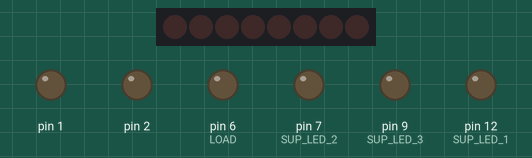
Simulated run of this sketch. Board: Arduino Mega 2560, built with avr-gcc and run on an emulated ATmega2560. On the bench: 8 shift-register outputs drawn as a row of LEDs (first output left, lit = HIGH), output pins drawn as LEDs (lit = HIGH). Pins used as bus, display or sensor lines are not drawn.

Above: at 0.1 s.
At 2.5 s:
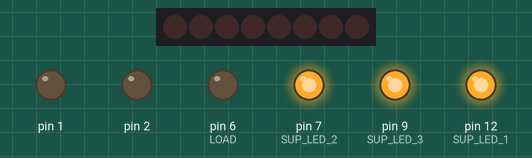
Timing chart, 0 to 4.0 s (numbered marks = the images above):
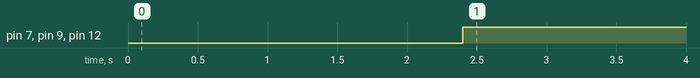

The sketch:

Supervisor_3.3V_LED_Test_Firmware.ino
```cpp
#include "supervisor_pinMap.h"

#include "shiftRegister.h"

//Assigning names for the function of the pendulum board

#define SUP_LED_1 DC_MOTOR_DIR1

#define SUP_LED_2 DC_MOTOR_DIR2

#define SUP_LED_3 SERVO_1

#define STU_ENABLE STUDENT_M_EN

#define DRIVE DC_MOTOR_EN

#define LOAD STEPP_STEP

shiftRegister shiftReg(MOSI, SCK, LATCH);


void setup() {
  // put your setup code here, to run once:

  pinMode (SUP_LED_1, OUTPUT);
  pinMode (SUP_LED_2, OUTPUT);
  pinMode (SUP_LED_3, OUTPUT);
  pinMode (STU_ENABLE, OUTPUT);
  pinMode (DRIVE, OUTPUT);
  pinMode (LOAD, OUTPUT);
  shiftReg.begin();


//flashLED();
}


void loop() {
//Initially setting all the pins low


 shiftReg.shiftWrite(DRIVE, LOW);
 digitalWrite (LOAD, LOW);
 shiftReg.shiftWrite(STU_ENABLE, LOW);
 digitalWrite (SUP_LED_1, HIGH);
 digitalWrite (SUP_LED_2, HIGH);
 digitalWrite (SUP_LED_3, HIGH);

  // Trying to turn the pins on without enable

  //delay(3000);
//  digitalWrite (STU_LED_1, HIGH);
 // delay(1000);
  //digitalWrite (STU_LED_1,  LOW);
  //digitalWrite (STU_LED_2, HIGH);
 // delay(1000);
  //digitalWrite (STU_LED_2, LOW);
  //digitalWrite (STU_LED_3, HIGH);
  //delay(1000);
  //digitalWrite (STU_LED_3, LOW);
  //digitalWrite (SUP_LED_1, HIGH);
  //delay(1000);
  //digitalWrite (SUP_LED_1, LOW);
  //digitalWrite (SUP_LED_2, HIGH);
 // delay(1000);
  //digitalWrite (SUP_LED_2, LOW);
 // digitalWrite (SUP_LED_3, HIGH);

  // Trying to turn the pins on with enable
 // delay(1000);
 // digitalWrite (STU_ENABLE, HIGH);
 // delay(1000);
 // digitalWrite (SUP_LED_3, LOW);
//  digitalWrite (STU_LED_1, HIGH);
 // delay(1000);
//  digitalWrite (STU_LED_1,  LOW);
//  digitalWrite (STU_LED_2, HIGH);
//  delay(1000);
 // digitalWrite (STU_LED_2, LOW);
 // digitalWrite (STU_LED_3, HIGH);
 // delay(1000);
 // digitalWrite (STU_LED_3, LOW);
 // digitalWrite (SUP_LED_1, HIGH);
 // delay(1000);
 // digitalWrite (SUP_LED_1, LOW);
 // digitalWrite (SUP_LED_2, HIGH);
 // delay(1000);
 // digitalWrite (SUP_LED_2, LOW);
  //digitalWrite (SUP_LED_3, HIGH);


}


void flashLED() {
  int count = 6;
  while (count) {
    digitalWrite (SUP_LED_1, HIGH);
    delay(500);
    digitalWrite (SUP_LED_1,  LOW);
    delay(200);
    count--;
  }
}
```

supervisor_pinMap.h
```cpp
/*  #Remote Labs Supervisor MCU PinMap

      Imogen Heard
      25/05/2022

*/

#ifndef supervisor_pinMap_h
#define supervisor_pinMap_h


// Arduino Compatable Pins

//Inputs

#define ENCODER_B           3
#define ENCODER_A           2
#define ENCODER_INDEX       4

#define STDNT_DC_M_DIR_2    A1
#define STDNT_DC_M_DIR_1    A0

#define STEPP_FLT           A5     // D19

#define LIMIT_1             18      //A4


#define STDNT_SRVO_RX_1     A2      // STDNT_SRVO_RX_2 Only available on SAMD21 Raw

#define THERMO              A3

#define DC_MOTOR_IS2        A6
#define DC_MOTOR_IS1        A7


// Outputs

#define LED_PCB            13

#define DC_MOTOR_PWM        10
#define DC_MOTOR_DIR1       12
#define DC_MOTOR_DIR2       7

#define STEPP_STEP          6

#define SERVO_1             9

#define PIXEL_DATA          5

// Shift Register
#define MOSI                11
#define SCK                 13
#define LATCH               8


// Shift Register Pins [Output Only] (needs shiftRegister.h to validate)

/*
   shiftRegister pins are defined using Q0 - Q7 notation. This avoids pin definition conflicts with arduino pins, regardless of the platform used.
*/


#define DC_MOTOR_EN          Q0
#define STUDENT_M_EN         Q1
#define STUDENT_STEP_EN      Q2
#define STUDENT_PIXEL_EN     Q3
#define STEPP_DIR            Q4
#define STEPP_RST            Q6
#define STEPP_SLP            Q5


#endif
```

shiftRegister.cpp
```cpp
/* shiftRegister.cpp

    Simple API for interacting with a 4094 shift register, and accessing pins in a similar manner to other arduino pins.

    Imogen Heard
    5.05.2022


*/


#include "shiftRegister.h"


// Constructor
// Passes pin definitions to shiftRegister Object

shiftRegister::shiftRegister(char pico_pin, char sck_pin, char latch_pin):
  dataPin(pico_pin),
  clockPin(sck_pin),
  latchPin(latch_pin)
{
}


void shiftRegister::begin(uint32_t baudrate) {
 // Serial.begin(baudrate);
  // while ( !Serial ) delay(10);   // Might be required for Nano IoT 33
  delay(2000);
  pinMode(dataPin, OUTPUT);
  pinMode(clockPin, OUTPUT);
  pinMode(latchPin, OUTPUT);
}


// Aims to mirror the function of digitalWrite but for shift register channels
void shiftRegister::shiftWrite(unsigned char bitmask, bool state) {
  if (state) {
    shiftState = shiftRegister::setBits(shiftState, bitmask);
  } else {
    bitmask = shiftRegister::flipAllBits(bitmask);
    shiftState = shiftRegister::clearBits(shiftState, bitmask);
  }
  shiftRegister::overwriteOutput(shiftState);
}


// Another function here to overwrite shiftstate? Does the same operation as overwriteOutput but also updates shiftState
void shiftRegister::overwriteState(unsigned char bite) {
  shiftState = bite;
  shiftRegister::overwriteOutput(shiftState);
}


// Function outputs the exact byte passed to shift register, regardless of previous data
// Note the only function that actually outputs to hardware so far - the rest are software functions only.
// It is best (at the moment) to track the current state of the shiftRegisters outputs, and use this to update this global byte, unless you want to totally
// overwrite all shift register outputs
void shiftRegister::overwriteOutput(unsigned char bite) {
  digitalWrite(latchPin, HIGH);
  delay(100);
  shiftOut(dataPin, clockPin, MSBFIRST, bite);
  delay(100);
  digitalWrite(latchPin, LOW);
}


#define LARGEST_PINNUMBER 30

// aims to tie shiftWrite and digitalWrite together such that any pinnumber can be passed to set the correct output.
// Making operation seamless between shift register pins and arduino
// VERY UNTESTED
// Probably need a better way of doing this
void shiftRegister::allWrite(unsigned char pinNumber, bool state) {
  if (pinNumber >= LARGEST_PINNUMBER) {
    shiftRegister::shiftWrite(pinNumber, state);
  } else {
    digitalWrite(pinNumber, state);
  }
}


void shiftRegister::allOff() {
  shiftState = 0b00000000;
  shiftRegister::overwriteOutput(shiftState);
}


// Bit operations used in backend to update the shiftState variable

// Only sets 1 bits in bitmask, leaves others unchanged
unsigned char shiftRegister::setBits(unsigned char currentData, unsigned char bitmask) {
  currentData |= bitmask;
  return currentData;
}

// Only resets 0 bits in bitmask, leaves others unchanged
unsigned char shiftRegister::clearBits(unsigned char currentData, unsigned char bitmask) {
  currentData &= bitmask;
  return currentData;
}


// Flips all 1 bits using bitmask
unsigned char shiftRegister::flipBits(unsigned char currentData, unsigned char bitmask) {
  currentData ^= bitmask;
  return currentData;
}


// Flips all the bits in a byte - very useful for generating bitmasks for mirroring digtalWrite function for shift register
unsigned char shiftRegister::flipAllBits(unsigned char bits) {
  bits = flipBits(bits, 0b11111111);
  return bits;
}


// Prints chars or bytes in binary for easy debugging
void shiftRegister::printByte(unsigned char bite) {
  char  buffer[2];
  for (int i = 0; i < 8; i++) {
    sprintf(buffer, "%d", !!((bite << i) & 0x80));
    Serial.print(buffer);
  }
  Serial.print("\n");
}


void shiftRegister::printState() {
  shiftRegister::printByte(shiftState);
}


// Runs through sequentially turning pins high then low to test all outputs
void shiftRegister::testShiftReg() {
  for (int i = 0; i < 8; i++) {
    shiftRegister::shiftWrite(shiftPinArray[i], HIGH);
    shiftRegister::printState();
    delay(200);
  }
  delay(1000);
  for (int i = 0; i < 8; i++) {
    shiftRegister::shiftWrite(shiftPinArray[i], LOW);
    shiftRegister::printState();
    delay(200);
  }
  delay(2000);
}
```

shiftRegister.h
```cpp
/* shiftRegister.h
    Simple API for interacting with a 4094 shift register, and accessing pins in a similar manner to other arduino pins.
    Imogen Heard
    5.05.2022
  Shiftregister pin defintions are tied to bitmasks that can be applied to the shiftregister output
  #define Q0 0b00000001
  #define Q1 0b00000010
  #define Q2 0b00000100
  #define Q3 0b00001000
  #define Q4 0b00010000
  #define Q5 0b00100000
  #define Q6 0b01000000
  #define Q7 0b10000000
*/


#ifndef shiftRegister_h
#define shiftRegister_h

#if (ARDUINO >=100)
#include <Arduino.h>
#else
#include <wProgram.h>
#endif


class shiftRegister
{
  public:

    // constructor
    shiftRegister(char pico_pin = 11, char sck_pin = 13, char latch_pin = 8);

    // Methods

    void begin(uint32_t baudrate = 115200);                                               // Begin function sets up output pins

    void allWrite(unsigned char pinNumber, bool state);                                   // aims to tie shiftWrite and digitalWrite together such that any pinnumber can be passed to set the correct output. Making operation seamless between shift register pins and arduino

    void allOff();

    void shiftWrite(unsigned char bitmask, bool state);                                   // Mirrors function of digitalWrite for shiftRegister channels

    void printByte(unsigned char bite);                                                   // Prints chars or bytes in binary for easy debugging


    // Function outputs the exact byte passed to shift register, regardless of previous data
    // Note the only function that actually outputs to hardware so far - the rest are software functions only.
    // It is best (at the moment) to track the current state of the shiftRegisters outputs, and use this to update this global byte, unless you want to totally
    // overwrite all shift register outputs
    void overwriteOutput(unsigned char bite);


    void overwriteState(unsigned char bite);                                              // Another function here to overwrite shiftstate? Does the same operation as overwriteOutput but also updates shiftState

    void printState();                                                                    // Prints the current state of the output bits

    void testShiftReg();                                                                  // Sequentually lights up shiftReg outputs for testing


#define Q0 0b00000001
#define Q1 0b00000010
#define Q2 0b00000100
#define Q3 0b00001000
#define Q4 0b00010000
#define Q5 0b00100000
#define Q6 0b01000000
#define Q7 0b10000000

    unsigned char shiftPinArray[8] {Q0, Q1, Q2, Q3, Q4, Q5, Q6, Q7};                      // Useful for accessing shift register pins in an array

  private:


    unsigned char setBits(unsigned char currentData, unsigned char bitmask);              // Sets 1 bits in bitmask

    unsigned char clearBits(unsigned char currentData, unsigned char bitmask);            // Only resets 0 bits in bitmask, leaves others unchanged

    unsigned char flipBits(unsigned char currentData, unsigned char bitmask);             // Flips all 1 bits using bitmask

    unsigned char flipAllBits(unsigned char bits);                                        // Flips all the bits in a byte - very useful for generating bitmasks for mirroring digtalWrite function for shift register

    char dataPin  = 11;
    char clockPin = 13;
    char latchPin = 8;


    unsigned char shiftState = 0b00000000;   // Global Variable to hold the state of the shiftRegister


};


#endif
```

Measured:
- by itself, pin 7 (SUP_LED_2), pin 9 (SUP_LED_3), pin 12 (SUP_LED_1): LOW → HIGH at 2.4 s
